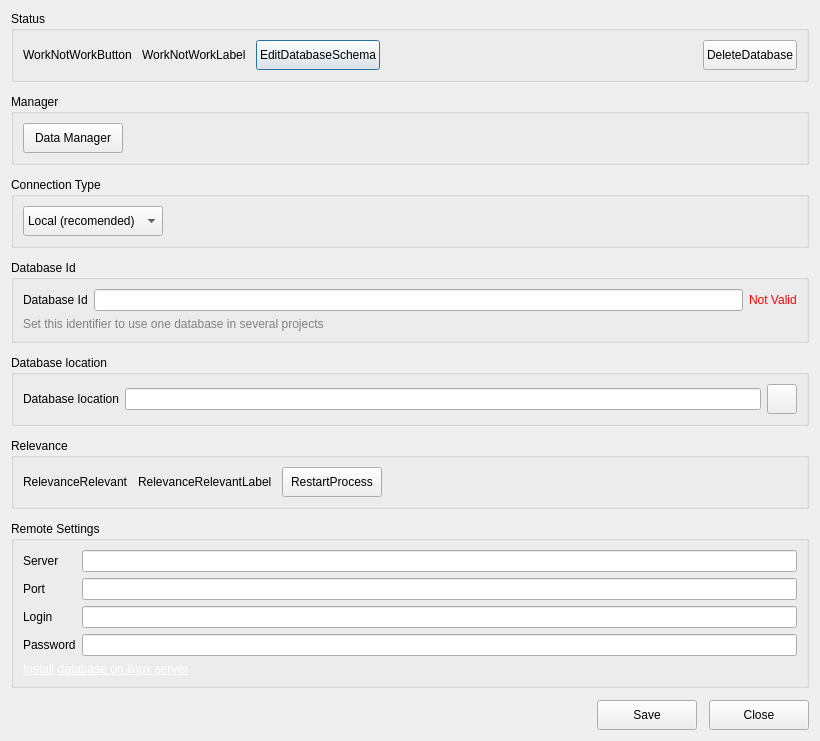
<?xml version="1.0" encoding="UTF-8"?>
<ui version="4.0">
 <class>DatabaseStateDialog</class>
 <widget class="QDialog" name="DatabaseStateDialog">
  <property name="geometry">
   <rect>
    <x>0</x>
    <y>0</y>
    <width>820</width>
    <height>708</height>
   </rect>
  </property>
  <property name="windowTitle">
   <string>Database State</string>
  </property>
  <layout class="QVBoxLayout" name="verticalLayout" stretch="0,0,0,0,0,0,0,0,0">
   <property name="spacing">
    <number>12</number>
   </property>
   <item>
    <widget class="QWidget" name="widget" native="true">
     <property name="sizePolicy">
      <sizepolicy hsizetype="Preferred" vsizetype="Preferred">
       <horstretch>0</horstretch>
       <verstretch>0</verstretch>
      </sizepolicy>
     </property>
     <layout class="QVBoxLayout" name="verticalLayout_2">
      <property name="leftMargin">
       <number>0</number>
      </property>
      <property name="topMargin">
       <number>0</number>
      </property>
      <property name="rightMargin">
       <number>0</number>
      </property>
      <property name="bottomMargin">
       <number>0</number>
      </property>
      <item>
       <widget class="QGroupBox" name="groupBox">
        <property name="title">
         <string>Status</string>
        </property>
        <layout class="QVBoxLayout" name="verticalLayout_3">
         <item>
          <layout class="QHBoxLayout" name="horizontalLayout">
           <property name="spacing">
            <number>10</number>
           </property>
           <item>
            <widget class="QLabel" name="WorkNotWorButton">
             <property name="text">
              <string>WorkNotWorkButton</string>
             </property>
            </widget>
           </item>
           <item>
            <widget class="QLabel" name="WorkNotWorkLabel">
             <property name="text">
              <string>WorkNotWorkLabel</string>
             </property>
            </widget>
           </item>
           <item>
            <widget class="QPushButton" name="EditDatabaseSchema">
             <property name="minimumSize">
              <size>
               <width>100</width>
               <height>30</height>
              </size>
             </property>
             <property name="text">
              <string>EditDatabaseSchema</string>
             </property>
            </widget>
           </item>
           <item>
            <spacer name="horizontalSpacer_2">
             <property name="orientation">
              <enum>Qt::Horizontal</enum>
             </property>
             <property name="sizeHint" stdset="0">
              <size>
               <width>40</width>
               <height>20</height>
              </size>
             </property>
            </spacer>
           </item>
           <item>
            <widget class="QPushButton" name="DeleteDatabase">
             <property name="minimumSize">
              <size>
               <width>30</width>
               <height>30</height>
              </size>
             </property>
             <property name="text">
              <string>DeleteDatabase</string>
             </property>
            </widget>
           </item>
          </layout>
         </item>
        </layout>
       </widget>
      </item>
     </layout>
    </widget>
   </item>
   <item>
    <widget class="QGroupBox" name="groupBox_3">
     <property name="title">
      <string>Manager</string>
     </property>
     <layout class="QHBoxLayout" name="horizontalLayout_4">
      <item>
       <widget class="QPushButton" name="DataManager">
        <property name="minimumSize">
         <size>
          <width>100</width>
          <height>30</height>
         </size>
        </property>
        <property name="text">
         <string>Data Manager</string>
        </property>
        <property name="icon">
         <iconset resource="../Engine/engine.qrc">
          <normaloff>:/engine/images/database.png</normaloff>:/engine/images/database.png</iconset>
        </property>
       </widget>
      </item>
      <item>
       <spacer name="horizontalSpacer_4">
        <property name="orientation">
         <enum>Qt::Horizontal</enum>
        </property>
        <property name="sizeHint" stdset="0">
         <size>
          <width>40</width>
          <height>20</height>
         </size>
        </property>
       </spacer>
      </item>
     </layout>
    </widget>
   </item>
   <item>
    <widget class="QGroupBox" name="groupBox_6">
     <property name="title">
      <string>Connection Type</string>
     </property>
     <layout class="QHBoxLayout" name="horizontalLayout_7">
      <item>
       <widget class="QComboBox" name="ConnectionType">
        <property name="minimumSize">
         <size>
          <width>0</width>
          <height>30</height>
         </size>
        </property>
        <property name="maximumSize">
         <size>
          <width>16777215</width>
          <height>30</height>
         </size>
        </property>
        <item>
         <property name="text">
          <string>Local (recomended)</string>
         </property>
        </item>
        <item>
         <property name="text">
          <string>Remote</string>
         </property>
        </item>
       </widget>
      </item>
      <item>
       <spacer name="horizontalSpacer_5">
        <property name="orientation">
         <enum>Qt::Horizontal</enum>
        </property>
        <property name="sizeHint" stdset="0">
         <size>
          <width>40</width>
          <height>20</height>
         </size>
        </property>
       </spacer>
      </item>
     </layout>
    </widget>
   </item>
   <item>
    <widget class="QGroupBox" name="groupBox_4">
     <property name="title">
      <string>Database Id</string>
     </property>
     <layout class="QVBoxLayout" name="verticalLayout_4">
      <item>
       <layout class="QHBoxLayout" name="horizontalLayout_5">
        <item>
         <widget class="QLabel" name="label">
          <property name="text">
           <string>Database Id</string>
          </property>
         </widget>
        </item>
        <item>
         <widget class="QLineEdit" name="DatabaseId"/>
        </item>
        <item>
         <widget class="QLabel" name="DatabaseIdNotValid">
          <property name="styleSheet">
           <string notr="true">*{color:red}</string>
          </property>
          <property name="text">
           <string>Not Valid</string>
          </property>
         </widget>
        </item>
       </layout>
      </item>
      <item>
       <widget class="QLabel" name="label_2">
        <property name="styleSheet">
         <string notr="true">*{color:gray}</string>
        </property>
        <property name="text">
         <string>Set this identifier to use one database in several projects</string>
        </property>
        <property name="wordWrap">
         <bool>true</bool>
        </property>
       </widget>
      </item>
     </layout>
    </widget>
   </item>
   <item>
    <widget class="QGroupBox" name="groupBox_5">
     <property name="title">
      <string>Database location</string>
     </property>
     <layout class="QHBoxLayout" name="horizontalLayout_6">
      <item>
       <widget class="QLabel" name="label_3">
        <property name="text">
         <string>Database location</string>
        </property>
       </widget>
      </item>
      <item>
       <widget class="QLineEdit" name="DatabaseLocation"/>
      </item>
      <item>
       <widget class="QPushButton" name="CopyDatabaseLocation">
        <property name="minimumSize">
         <size>
          <width>30</width>
          <height>30</height>
         </size>
        </property>
        <property name="maximumSize">
         <size>
          <width>30</width>
          <height>30</height>
         </size>
        </property>
        <property name="text">
         <string/>
        </property>
        <property name="icon">
         <iconset resource="../Engine/engine.qrc">
          <normaloff>:/engine/images/Copy.png</normaloff>:/engine/images/Copy.png</iconset>
        </property>
       </widget>
      </item>
     </layout>
    </widget>
   </item>
   <item>
    <widget class="QGroupBox" name="groupBox_2">
     <property name="title">
      <string>Relevance</string>
     </property>
     <layout class="QHBoxLayout" name="horizontalLayout_3">
      <property name="spacing">
       <number>10</number>
      </property>
      <item>
       <widget class="QLabel" name="RelevanceRelevant">
        <property name="text">
         <string>RelevanceRelevant</string>
        </property>
       </widget>
      </item>
      <item>
       <widget class="QLabel" name="RelevanceRelevantLabel">
        <property name="text">
         <string>RelevanceRelevantLabel</string>
        </property>
       </widget>
      </item>
      <item>
       <widget class="QPushButton" name="RestartProcess">
        <property name="minimumSize">
         <size>
          <width>100</width>
          <height>30</height>
         </size>
        </property>
        <property name="text">
         <string>RestartProcess</string>
        </property>
       </widget>
      </item>
      <item>
       <spacer name="horizontalSpacer_3">
        <property name="orientation">
         <enum>Qt::Horizontal</enum>
        </property>
        <property name="sizeHint" stdset="0">
         <size>
          <width>40</width>
          <height>20</height>
         </size>
        </property>
       </spacer>
      </item>
     </layout>
    </widget>
   </item>
   <item>
    <widget class="QGroupBox" name="groupBox_7">
     <property name="title">
      <string>Remote Settings</string>
     </property>
     <layout class="QVBoxLayout" name="verticalLayout_5">
      <item>
       <layout class="QFormLayout" name="formLayout">
        <item row="0" column="0">
         <widget class="QLabel" name="label_4">
          <property name="text">
           <string>Server</string>
          </property>
         </widget>
        </item>
        <item row="0" column="1">
         <widget class="QLineEdit" name="ConnectionServer"/>
        </item>
        <item row="1" column="0">
         <widget class="QLabel" name="label_5">
          <property name="text">
           <string>Port</string>
          </property>
         </widget>
        </item>
        <item row="1" column="1">
         <widget class="QLineEdit" name="ConnectionPort"/>
        </item>
        <item row="2" column="0">
         <widget class="QLabel" name="label_6">
          <property name="text">
           <string>Login</string>
          </property>
         </widget>
        </item>
        <item row="2" column="1">
         <widget class="QLineEdit" name="ConnectionLogin"/>
        </item>
        <item row="3" column="0">
         <widget class="QLabel" name="label_7">
          <property name="text">
           <string>Password</string>
          </property>
         </widget>
        </item>
        <item row="3" column="1">
         <widget class="QLineEdit" name="ConnectionPassword"/>
        </item>
       </layout>
      </item>
      <item>
       <widget class="QLabel" name="label_8">
        <property name="text">
         <string>&lt;html&gt;&lt;head/&gt;&lt;body&gt;&lt;p&gt;&lt;a href=&quot;http://wiki.bablosoft.com/doku.php?id=how_to_setup_mongodb_server&quot;&gt;&lt;span style=&quot; text-decoration: underline; color:#ffffff;&quot;&gt;Install database on linux server&lt;/span&gt;&lt;/a&gt;&lt;/p&gt;&lt;/body&gt;&lt;/html&gt;</string>
        </property>
        <property name="openExternalLinks">
         <bool>true</bool>
        </property>
       </widget>
      </item>
     </layout>
    </widget>
   </item>
   <item>
    <spacer name="verticalSpacer">
     <property name="orientation">
      <enum>Qt::Vertical</enum>
     </property>
     <property name="sizeHint" stdset="0">
      <size>
       <width>20</width>
       <height>40</height>
      </size>
     </property>
    </spacer>
   </item>
   <item>
    <layout class="QHBoxLayout" name="horizontalLayout_2">
     <item>
      <spacer name="horizontalSpacer">
       <property name="orientation">
        <enum>Qt::Horizontal</enum>
       </property>
       <property name="sizeHint" stdset="0">
        <size>
         <width>40</width>
         <height>20</height>
        </size>
       </property>
      </spacer>
     </item>
     <item>
      <widget class="QPushButton" name="SaveButton">
       <property name="minimumSize">
        <size>
         <width>100</width>
         <height>30</height>
        </size>
       </property>
       <property name="text">
        <string>Save</string>
       </property>
       <property name="icon">
        <iconset resource="../Engine/engine.qrc">
         <normaloff>:/engine/images/edit.png</normaloff>:/engine/images/edit.png</iconset>
       </property>
      </widget>
     </item>
     <item>
      <widget class="QPushButton" name="CancelButton">
       <property name="minimumSize">
        <size>
         <width>100</width>
         <height>30</height>
        </size>
       </property>
       <property name="text">
        <string>Close</string>
       </property>
       <property name="icon">
        <iconset resource="../Engine/engine.qrc">
         <normaloff>:/engine/images/stop.png</normaloff>:/engine/images/stop.png</iconset>
       </property>
      </widget>
     </item>
    </layout>
   </item>
  </layout>
 </widget>
 <resources>
  <include location="../Engine/engine.qrc"/>
 </resources>
 <connections/>
</ui>
